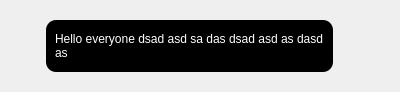
<?xml version="1.0" encoding="UTF-8"?>
<ui version="4.0">
 <class>Form</class>
 <widget class="QWidget" name="Form">
  <property name="geometry">
   <rect>
    <x>0</x>
    <y>0</y>
    <width>400</width>
    <height>92</height>
   </rect>
  </property>
  <property name="windowTitle">
   <string>Form</string>
  </property>
  <layout class="QVBoxLayout" name="verticalLayout_2">
   <item>
    <widget class="QGroupBox" name="groupBox">
     <property name="sizePolicy">
      <sizepolicy hsizetype="Preferred" vsizetype="Preferred">
       <horstretch>0</horstretch>
       <verstretch>0</verstretch>
      </sizepolicy>
     </property>
     <property name="styleSheet">
      <string notr="true">QGroupBox{background-color:transparent;border:0px;}</string>
     </property>
     <property name="title">
      <string/>
     </property>
     <layout class="QHBoxLayout" name="horizontalLayout_2">
      <item>
       <layout class="QVBoxLayout" name="verticalLayout">
        <item>
         <widget class="QLabel" name="label">
          <property name="sizePolicy">
           <sizepolicy hsizetype="Fixed" vsizetype="Fixed">
            <horstretch>0</horstretch>
            <verstretch>0</verstretch>
           </sizepolicy>
          </property>
          <property name="styleSheet">
           <string notr="true"/>
          </property>
          <property name="text">
           <string/>
          </property>
          <property name="pixmap">
           <pixmap resource="resources.qrc">:/sources/user.png</pixmap>
          </property>
         </widget>
        </item>
        <item>
         <spacer name="verticalSpacer">
          <property name="orientation">
           <enum>Qt::Vertical</enum>
          </property>
          <property name="sizeHint" stdset="0">
           <size>
            <width>20</width>
            <height>40</height>
           </size>
          </property>
         </spacer>
        </item>
       </layout>
      </item>
      <item>
       <layout class="QHBoxLayout" name="horizontalLayout">
        <property name="rightMargin">
         <number>0</number>
        </property>
        <item>
         <widget class="QGroupBox" name="groupBox_2">
          <property name="sizePolicy">
           <sizepolicy hsizetype="MinimumExpanding" vsizetype="Preferred">
            <horstretch>0</horstretch>
            <verstretch>0</verstretch>
           </sizepolicy>
          </property>
          <property name="font">
           <font>
            <family>Comic Sans MS</family>
            <pointsize>10</pointsize>
           </font>
          </property>
          <property name="styleSheet">
           <string notr="true">QGroupBox{background-color:#000000;border-radius:10px}
QLabel{color:#ffffff}</string>
          </property>
          <property name="title">
           <string/>
          </property>
          <layout class="QVBoxLayout" name="verticalLayout_3">
           <item>
            <widget class="QLabel" name="label_2">
             <property name="sizePolicy">
              <sizepolicy hsizetype="Preferred" vsizetype="Minimum">
               <horstretch>0</horstretch>
               <verstretch>0</verstretch>
              </sizepolicy>
             </property>
             <property name="text">
              <string>Hello everyone dsad asd sa das dsad asd as dasd as</string>
             </property>
             <property name="wordWrap">
              <bool>true</bool>
             </property>
            </widget>
           </item>
          </layout>
         </widget>
        </item>
        <item>
         <spacer name="horizontalSpacer">
          <property name="orientation">
           <enum>Qt::Horizontal</enum>
          </property>
          <property name="sizeHint" stdset="0">
           <size>
            <width>40</width>
            <height>20</height>
           </size>
          </property>
         </spacer>
        </item>
       </layout>
      </item>
     </layout>
    </widget>
   </item>
  </layout>
 </widget>
 <resources>
  <include location="resources.qrc"/>
 </resources>
 <connections/>
</ui>
